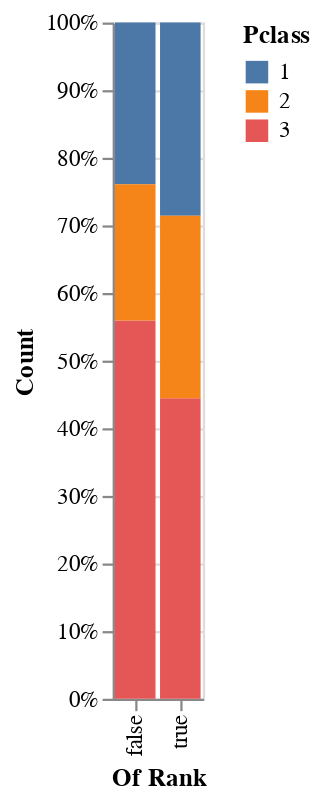

Notebook code cell kept with this figure:
### Code cell
counts = dataframe[["Rank", "Pclass"]].value_counts().reset_index()
counts.columns = ['Of Rank', 'Pclass', 'Count']

alt.Chart(counts).mark_bar().encode(
    x = "Of Rank:N",
    y = alt.Y("Count", stack="normalize"),
    color="Pclass:N"
)

### Figure 1 — Vega-Lite specification as saved in the notebook (floating-point values rounded to 4 significant figures)
{"config": {"view": {"continuousWidth": 300, "continuousHeight": 300}}, "data": {"name": "data-2ab04c8fe692f09de02589bd4aa0a1a0"}, "mark": {"type": "bar"}, "encoding": {"color": {"field": "Pclass", "type": "nominal"}, "x": {"field": "Of Rank", "type": "nominal"}, "y": {"field": "Count", "stack": "normalize", "type": "quantitative"}}, "$schema": "https://vega.github.io/schema/vega-lite/v5.20.1.json", "datasets": {"data-2ab04c8fe692f09de02589bd4aa0a1a0": [{"Of Rank": false, "Pclass": 3, "Count": 463}, {"Of Rank": false, "Pclass": 1, "Count": 198}, {"Of Rank": false, "Pclass": 2, "Count": 167}, {"Of Rank": true, "Pclass": 3, "Count": 28}, {"Of Rank": true, "Pclass": 1, "Count": 18}, {"Of Rank": true, "Pclass": 2, "Count": 17}]}}
